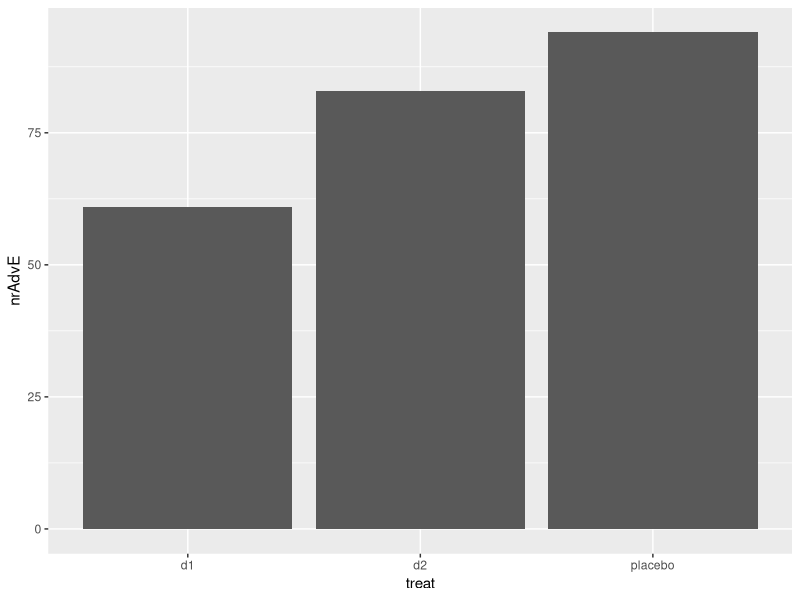
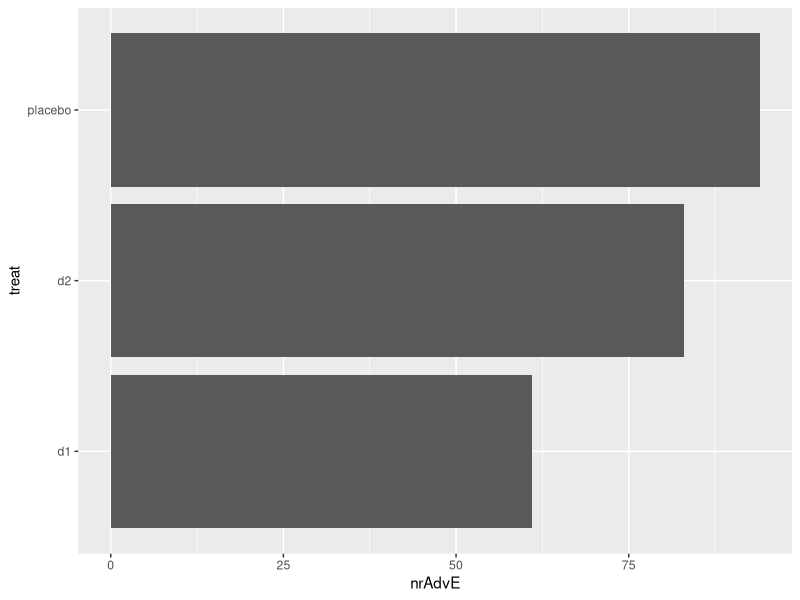
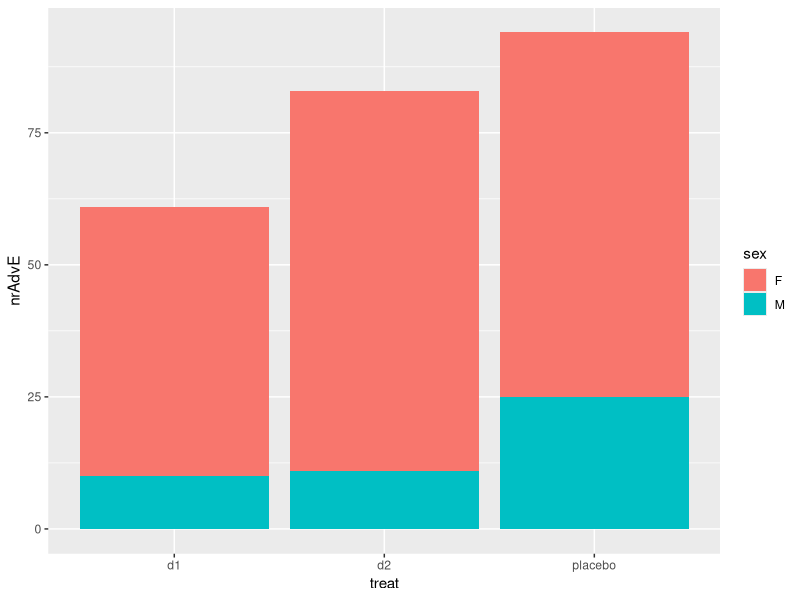
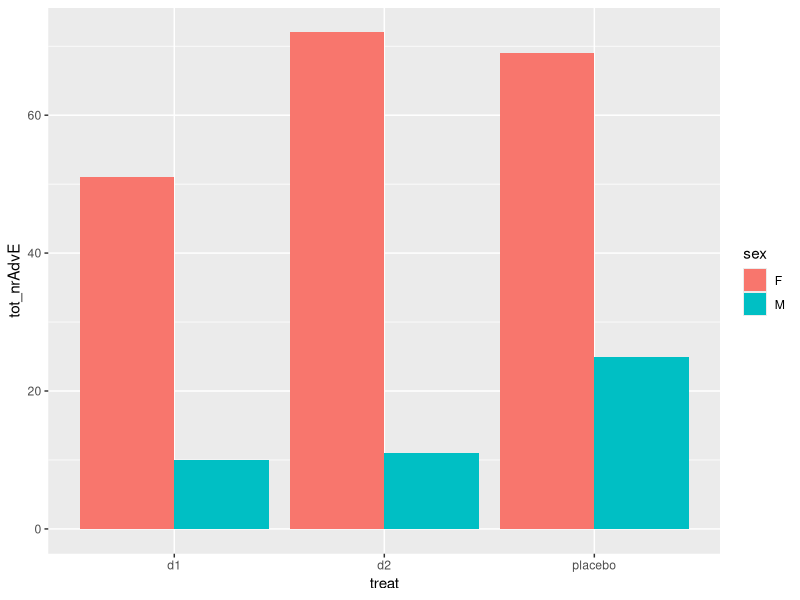
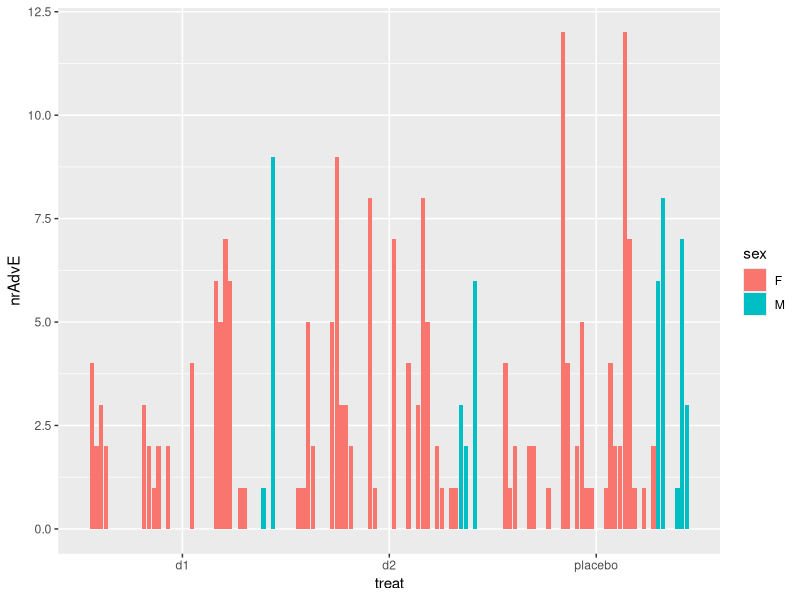
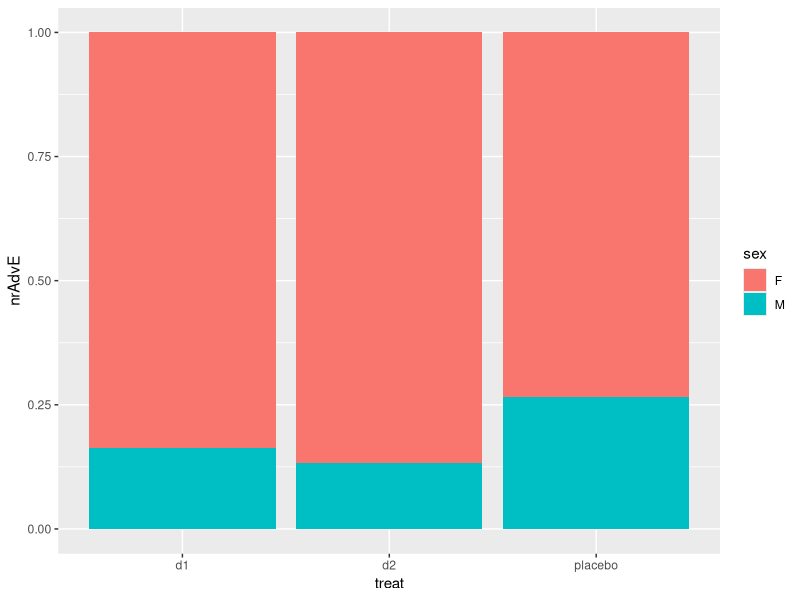
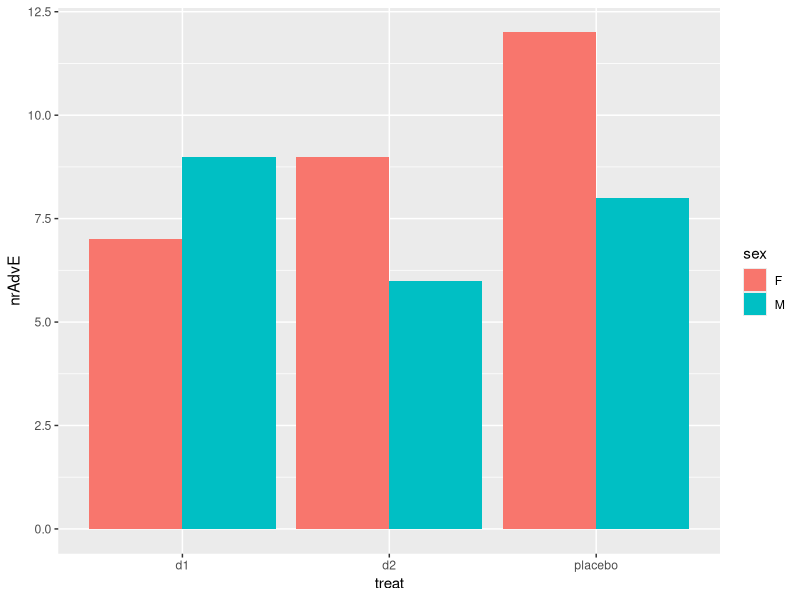
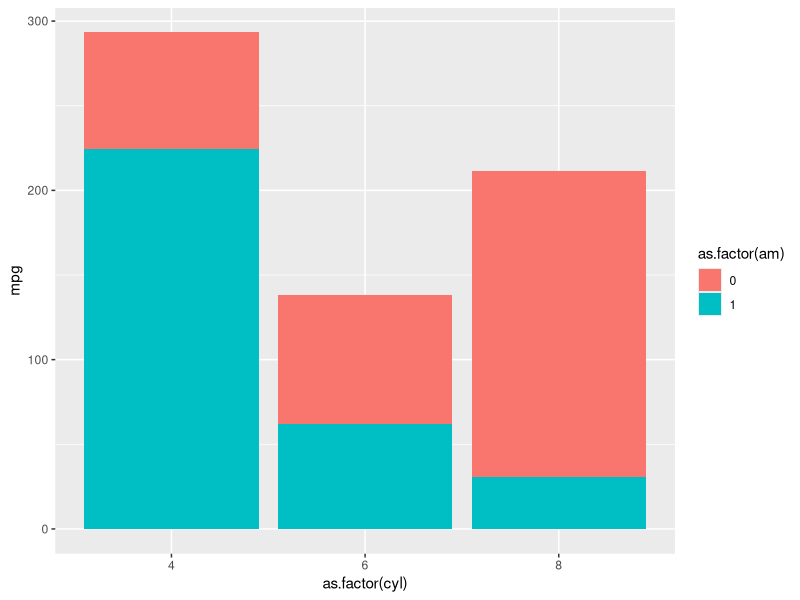

These figures' R source, in order:

library(tidyverse)
library(readxl)
library(ggplot2)

#set working directory absolute path
setwd("~/Documents/Heads_center_management/courses/excel_to_r/oct2022/FromExceltoR/Presentations")

# This command is generated via the Import data facility
crohns <- read_excel("data/crohns_disease.xlsx")

### A simple bar chart ----
ggplot(crohns, aes(x = treat, y = nrAdvE)) + 
  geom_col() 


###  Flipping the bar chart ----

# Assign a plot
p <- ggplot(crohns, aes(x = treat, y = nrAdvE)) + 
  geom_col()

#flip
p + coord_flip()

### Adding split by color: stacked bar charts

ggplot(crohns, aes(x = treat, y = nrAdvE, fill = sex)) + 
  geom_col()

crohns %>%
  group_by(treat, sex) %>%
  summarise(tot_nrAdvE = sum(nrAdvE)) %>%
  ggplot(aes(x = treat, y = tot_nrAdvE, fill = sex)) + 
  geom_col(position = "dodge")

#check
crohns %>%
  group_by(treat, sex) %>%
  summarise(tot_nrAdvE = sum(nrAdvE))

# Some other stacked bar chart placement options ----

ggplot(crohns, aes(x = treat, y = nrAdvE, fill = sex)) + 
  geom_col(position = "dodge2")

ggplot(crohns, aes(x = treat, y = nrAdvE, fill = sex)) + 
  geom_col(position = "fill")


ggplot(crohns, aes(x = treat, y = nrAdvE, fill = sex)) + 
  geom_col(position = position_dodge()) 


#the strange behavior of position = 'dodge' also applies to mtcars
mtcars
ggplot(mtcars, aes(y=mpg,x=as.factor(cyl), fill = as.factor(am))) +
  geom_col()

ggplot(mtcars, aes(y=mpg,x=as.factor(cyl), fill = as.factor(am))) +
  geom_col(position = 'dodge')
